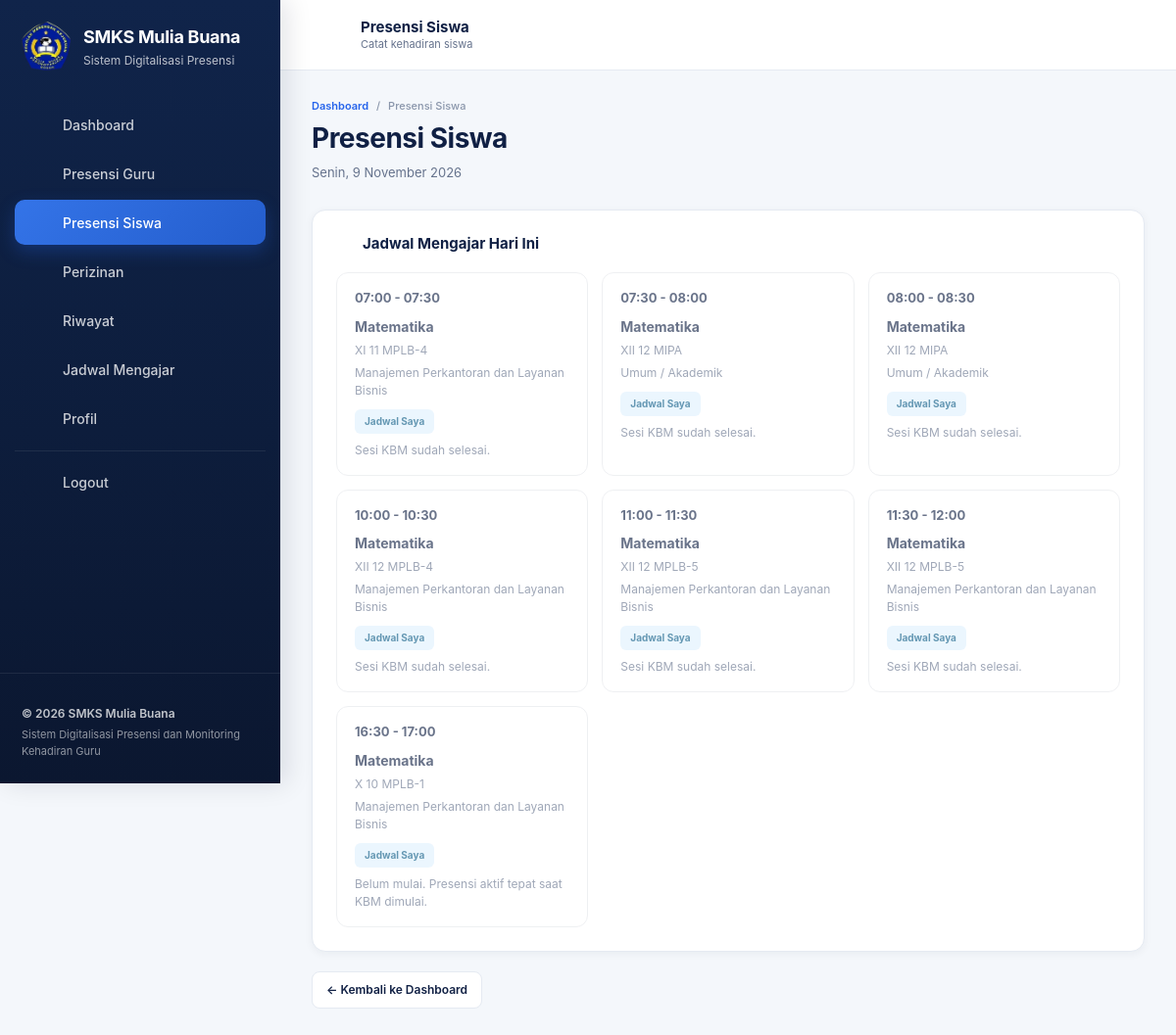
The page /guru/presensi-siswa.php (signed in) on the database its author committed.
### tables this page shows
CREATE TABLE `jadwal` (
  `id` int(10) unsigned NOT NULL AUTO_INCREMENT,
  `guru_id` int(10) unsigned NOT NULL,
  `kelas_id` int(10) unsigned NOT NULL,
  `mapel_id` int(10) unsigned NOT NULL,
  `hari` enum('Senin','Selasa','Rabu','Kamis','Jumat','Sabtu') NOT NULL,
  `jam_mulai` time NOT NULL,
  `jam_selesai` time NOT NULL,
  `created_at` timestamp NOT NULL DEFAULT current_timestamp(),
  `updated_at` timestamp NOT NULL DEFAULT current_timestamp() ON UPDATE current_timestamp(),
  PRIMARY KEY (`id`),
  KEY `fk_jadwal_guru` (`guru_id`),
  KEY `fk_jadwal_kelas` (`kelas_id`),
  KEY `fk_jadwal_mapel` (`mapel_id`),
  CONSTRAINT `fk_jadwal_guru` FOREIGN KEY (`guru_id`) REFERENCES `guru` (`id`) ON UPDATE CASCADE,
  CONSTRAINT `fk_jadwal_kelas` FOREIGN KEY (`kelas_id`) REFERENCES `kelas` (`id`) ON UPDATE CASCADE,
  CONSTRAINT `fk_jadwal_mapel` FOREIGN KEY (`mapel_id`) REFERENCES `mapel` (`id`) ON UPDATE CASCADE
);

CREATE TABLE `mapel` (
  `id` int(10) unsigned NOT NULL AUTO_INCREMENT,
  `kode_mapel` varchar(20) NOT NULL,
  `nama_mapel` varchar(100) NOT NULL,
  `created_at` timestamp NOT NULL DEFAULT current_timestamp(),
  PRIMARY KEY (`id`),
  UNIQUE KEY `kode_mapel` (`kode_mapel`)
);

CREATE TABLE `kelas` (
  `id` int(10) unsigned NOT NULL AUTO_INCREMENT,
  `jurusan_id` int(10) unsigned NOT NULL,
  `tingkat` enum('X','XI','XII') NOT NULL,
  `nama_kelas` varchar(50) NOT NULL,
  `created_at` timestamp NOT NULL DEFAULT current_timestamp(),
  PRIMARY KEY (`id`),
  KEY `fk_kelas_jurusan` (`jurusan_id`),
  CONSTRAINT `fk_kelas_jurusan` FOREIGN KEY (`jurusan_id`) REFERENCES `jurusan` (`id`) ON UPDATE CASCADE
);

CREATE TABLE `jurusan` (
  `id` int(10) unsigned NOT NULL AUTO_INCREMENT,
  `kode_jurusan` varchar(20) NOT NULL,
  `nama_jurusan` varchar(100) NOT NULL,
  `created_at` timestamp NOT NULL DEFAULT current_timestamp(),
  PRIMARY KEY (`id`),
  UNIQUE KEY `kode_jurusan` (`kode_jurusan`)
);

### guru/partials/notif-count.php (called while the page is built, shortened)
<?php
$tanggalHariIni = date('Y-m-d');
$namaHari = [
    'Sunday' => 'Minggu', 'Monday' => 'Senin', 'Tuesday' => 'Selasa',
    'Wednesday' => 'Rabu', 'Thursday' => 'Kamis', 'Friday' => 'Jumat', 'Saturday' => 'Sabtu'
];
$hariIni = $namaHari[date('l')];

### guru/presensi-siswa.php (the view, shortened to what this page needs)
<?php
require_once '../config/database.php';
require_once '../config/helpers.php';
$userId = currentUserId();
$hariIndonesia = [
    'Monday'    => 'Senin',
    'Tuesday'   => 'Selasa',
    'Wednesday' => 'Rabu',
    'Thursday'  => 'Kamis',
    'Friday'    => 'Jumat',
    'Saturday'  => 'Sabtu',
    'Sunday'    => 'Minggu'
];
$tanggalHariIni = date('Y-m-d');
$hariIni = $hariIndonesia[date('l')] ?? '';
$stmt = $pdo->prepare("
    SELECT
        g.id,
        g.nama_lengkap
    FROM guru g
    INNER JOIN users u
        ON u.id = g.user_id
    WHERE g.user_id = ?
      AND g.status = 'aktif'
      AND u.status = 'aktif'
    LIMIT 1
");
$stmt->execute([$userId]);
$guru = $stmt->fetch();
$guruId = (int) $guru['id'];
$stmt = $pdo->prepare("
    SELECT
        j.id,
        j.guru_id,
        j.jam_mulai,
        j.jam_selesai,
        j.kelas_id,
        j.mapel_id,
        m.nama_mapel,
        m.kode_mapel,
        k.nama_kelas,
        k.tingkat,
        jur.nama_jurusan,
        'Normal' AS jenis_jadwal,
        NULL AS pengampu_id,
        NULL AS guru_asal_id,
        NULL AS nama_guru_asal
    FROM jadwal j
    INNER JOIN guru g
        ON g.id = j.guru_id
    INNER JOIN mapel m
        ON m.id = j.mapel_id
    INNER JOIN kelas k
        ON k.id = j.kelas_id
    INNER JOIN jurusan jur
        ON jur.id = k.jurusan_id
    WHERE j.guru_id = ?
      AND g.status = 'aktif'
      AND j.hari = ?
    ORDER BY j.jam_mulai ASC
");
$stmt->execute([
    $guruId,
    $hariIni
]);
$jadwalNormal = $stmt->fetchAll();
$stmt = $pdo->prepare("
    SELECT
        j.id,
        j.guru_id,
        j.jam_mulai,
        j.jam_selesai,
        j.kelas_id,
        j.mapel_id,
        m.nama_mapel,
        m.kode_mapel,
        k.nama_kelas,
        k.tingkat,
        jur.nama_jurusan,
        'Pengganti' AS jenis_jadwal,
        p.id AS pengampu_id,
        p.guru_asal_id,
        ga.nama_lengkap AS nama_guru_asal
    FROM pengampu p
    INNER JOIN jadwal j
        ON j.id = p.jadwal_id
    INNER JOIN guru gp
        ON gp.id = p.guru_pengganti_id
    INNER JOIN guru ga
        ON ga.id = p.guru_asal_id
    INNER JOIN mapel m
        ON m.id = j.mapel_id
    INNER JOIN kelas k
        ON k.id = j.kelas_id
    INNER JOIN jurusan jur
        ON jur.id = k.jurusan_id
    WHERE p.guru_pengganti_id = ?
      AND gp.status = 'aktif'
      AND p.tanggal = ?
      AND p.status = 'Aktif'
      AND j.hari = ?
    ORDER BY j.jam_mulai ASC
");
$stmt->execute([
    $guruId,
    $tanggalHariIni,
    $hariIni
]);
$jadwalPengganti = $stmt->fetchAll();
$jadwalList = array_merge(
    $jadwalNormal,
    $jadwalPengganti
);
usort(
    $jadwalList,
    function ($a, $b) {
        return strcmp($a['jam_mulai'], $b['jam_mulai']);
    }
);
$jadwalAktif = null;
?>
<!DOCTYPE html>
<html lang="id">
<head>
    <link
        rel="stylesheet"
        href="../assets/css/style.css"
    >
</head>
<body>
<div class="app-shell">
    <?php include __DIR__ . '/partials/sidebar.php'; ?>
    <div class="app-main">
        <?php include __DIR__ . '/partials/notif-count.php'; ?>
        <?php include __DIR__ . '/partials/topbar.php'; ?>
        <main class="dashboard-content">
            <div class="dashboard-container">
                <div class="page-header">
                    <div class="breadcrumb">
                        <a href="dashboard.php">
                            Dashboard
                        </a>
                        <span>/</span>
                        <span>
                            Presensi Siswa
                        </span>
                    </div>
                    <h1 class="page-title">
                        Presensi Siswa
                    </h1>
                    <p class="page-description">
                        <?= e($hariIni) ?>,
                        <?= e(formatTanggal($tanggalHariIni)) ?>
                    </p>
                </div>
                <div class="dashboard-card">
                    <div class="dashboard-card-header">
                        <h2 class="dashboard-card-title">
                            <span class="dashboard-card-title-icon">
                                <?= appIcon("users", "", 18) ?>
                            </span>
                            Jadwal Mengajar Hari Ini
                        </h2>
                    </div>
                    <div class="dashboard-card-body">
                        <?php if (!$jadwalList): ?>
                            <div class="empty-state">
                                <div class="empty-state-icon"><?= appIcon("users", "", 48) ?></div>
                                <h3>
                                    Tidak Ada Jadwal
                                </h3>
                                <p>
                                    Tidak ada jadwal mengajar atau
                                    jadwal pengganti untuk hari ini.
                                </p>
                            </div>
                        <?php else: ?>
                            <div class="session-grid">
                                <?php foreach ($jadwalList as $jadwal): ?>
                                    <?php
                                    $isActiveCard =
                                        $jadwalAktif
                                        && (int) $jadwalAktif['id'] === (int) $jadwal['id']
                                        && $jadwalAktif['jenis_jadwal'] === $jadwal['jenis_jadwal'];
                                    $isTimeLocked =
                                        $jadwal['belum_mulai']
                                        || $jadwal['sudah_selesai'];
                                    $cardLocked =
                                        !$jadwal['boleh_presensi'];
                                    $startEpoch = strtotime(
                                        $tanggalHariIni . ' ' . $jadwal['jam_mulai']
                                    );
                                    $endEpoch = strtotime(
                                        $tanggalHariIni . ' ' . $jadwal['jam_selesai']
                                    );
                                    ?>
                                    <a
                                        href="presensi-siswa.php?jadwal_id=<?= (int) $jadwal['id'] ?>"
                                        class="session-card <?= $isActiveCard ? 'active' : '' ?>"
                                        <?= $cardLocked ? 'style="opacity:.62;cursor:not-allowed;"' : '' ?>
                                        <?= $cardLocked ? 'aria-disabled="true"' : '' ?>
                                        <?= $cardLocked ? 'tabindex="-1"' : '' ?>
                                        data-jadwal-id="<?= (int) $jadwal['id'] ?>"
                                        data-jadwal-type="<?= e($jadwal['jenis_jadwal']) ?>"
                                        data-time-lock="<?= $isTimeLocked ? '1' : '0' ?>"
                                        data-start-epoch="<?= (int) $startEpoch ?>"
                                        data-end-epoch="<?= (int) $endEpoch ?>"
                                        data-permanent-lock="<?= (
                                            $jadwal['izin_disetujui']
                                            || $jadwal['sudah_presensi']
                                        ) ? '1' : '0' ?>"
                                        data-lock-reason="<?= e($jadwal['lock_reason']) ?>"
                                        onclick="<?= $cardLocked ? 'return false;' : 'return true;' ?>"
                                    >
                                        <div class="session-time">
                                            <?= e(substr($jadwal['jam_mulai'], 0, 5)) ?>
                                            -
                                            <?= e(substr($jadwal['jam_selesai'], 0, 5)) ?>
                                        </div>
                                        <div class="session-title">
                                            <?= e($jadwal['nama_mapel']) ?>
                                        </div>
                                        <div class="session-info">
                                            <?= e($jadwal['tingkat']) ?>
                                            <?= e($jadwal['nama_kelas']) ?>
                                        </div>
                                        <div class="session-info">
                                            <?= e($jadwal['nama_jurusan']) ?>
                                        </div>
                                        <?php if ($jadwal['jenis_jadwal'] === 'Pengganti'): ?>
                                            <div class="session-badge replacement">
                                                Jadwal Pengganti
                                            </div>
                                            <div class="session-info">
                                                Guru Asal:
                                                <strong>
                                                    <?= e($jadwal['nama_guru_asal']) ?>
                                                </strong>
                                            </div>
                                        <?php else: ?>
                                            <div class="session-badge">
                                                Jadwal Saya
                                            </div>
                                        <?php endif; ?>
                                        <?php if ($jadwal['lock_reason'] !== ''): ?>
                                            <div
                                                class="session-info"
                                                style="margin-top:8px;font-size:12px;"
                                            >
                                                <?= e($jadwal['lock_reason']) ?>
                                            </div>
                                        <?php endif; ?>
                                    </a>
                                <?php endforeach; ?>
                            </div>
                        <?php endif; ?>
                    </div>
                </div>
                <a
                    href="dashboard.php"
                    class="back-link"
                >
                    ← Kembali ke Dashboard
                </a>
            </div>
        </main>
    </div>
</div>
</body>
</html>

### assets/css/style.css (style rules this page uses)
:root { --navy-950: #0b1730; --navy-900: #102044; --navy-800: #15305f; --blue-700: #1d5dcc; --blue-600: #2563eb; --blue-500: #3b82f6; --text-900: #172033; --text-700: #34415a; --text-500: #66738d; --text-400: #8995aa; --bg: #f4f7fb; --white: #ffffff; --border: #e5eaf2; --success: #10b981; --warning: #f59e0b; --danger: #ef4444; --info: #3b82f6; --shadow-sm: 0 2px 8px rgba(16, 32, 68, 0.05); --shadow-md: 0 8px 24px rgba(16, 32, 68, 0.08); --shadow-lg: 0 14px 32px rgba(16, 32, 68, 0.12); --radius-sm: 8px; --radius-md: 14px; --radius-lg: 18px; --sidebar-width: 286px; --transition-base: transform 0.25s cubic-bezier(0.4, 0, 0.2, 1), box-shadow 0.25s cubic-bezier(0.4, 0, 0.2, 1), border-color 0.25s cubic-bezier(0.4, 0, 0.2, 1), background 0.2s ease; }
* { box-sizing: border-box; }
html { scroll-behavior: smooth; }
body { margin: 0; padding: 0; font-family: Inter, -apple-system, BlinkMacSystemFont, "Segoe UI", Roboto, Arial, sans-serif; background: var(--bg); color: var(--text-900); line-height: 1.5; }
a { color: inherit; text-decoration: none; }
.app-shell { min-height: 100vh; display: flex; background: var(--bg); }
.app-main { width: calc(100% - var(--sidebar-width)); margin-left: var(--sidebar-width); min-height: 100vh; }
.dashboard-content { padding: 28px 32px 44px; }
.dashboard-container { width: 100%; max-width: 1450px; margin: 0 auto; }
.page-header { margin-bottom: 24px; }
.breadcrumb { display: flex; align-items: center; gap: 8px; font-size: 11px; font-weight: 500; color: var(--text-500); margin-bottom: 8px; }
.breadcrumb a { color: var(--blue-600); font-weight: 600; }
.breadcrumb span { color: var(--text-400); }
.page-title { margin: 0; font-size: clamp(22px, 2.5vw, 28px); line-height: 1.2; font-weight: 750; letter-spacing: -0.5px; color: var(--navy-900); }
.page-description { margin: 8px 0 0; font-size: 13px; line-height: 1.65; color: var(--text-500); }
.dashboard-card { background: var(--white); border: 1px solid var(--border); border-radius: var(--radius-md); box-shadow: var(--shadow-sm); overflow: hidden; margin-top: 26px; transition: var(--transition-base); }
.dashboard-card-header { display: flex; align-items: center; justify-content: space-between; gap: 12px; padding: 22px 24px 16px; }
.dashboard-card-title { display: flex; align-items: center; gap: 10px; margin: 0; font-size: 15px; font-weight: 700; color: var(--navy-900); }
.dashboard-card-title-icon { color: var(--blue-600); font-size: 17px; }
.dashboard-card-body { padding: 0 24px 24px; }
.session-grid { display: grid; grid-template-columns: repeat(3, minmax(0, 1fr)); gap: 14px; }
.session-card { display: block; padding: 16px 18px; background: #ffffff; border: 1px solid #e5e7eb; border-radius: 12px; text-decoration: none; color: inherit; transition: border-color 0.2s ease, transform 0.2s ease, box-shadow 0.2s ease; }
.session-time { font-weight: 700; font-size: 13px; color: var(--navy-900); margin-bottom: 8px; }
.session-title { font-weight: 700; font-size: 14px; color: var(--navy-900); }
.session-info { margin-top: 5px; font-size: 12px; color: var(--text-500); }
.session-badge { display: inline-block; margin-top: 10px; padding: 5px 10px; border-radius: 6px; font-size: 10px; font-weight: 700; background: #e0f2fe; color: #075985; }
.back-link { display: inline-flex; align-items: center; gap: 6px; margin-top: 20px; padding: 9px 14px; border-radius: 8px; background: #ffffff; border: 1px solid var(--border); color: var(--navy-900); font-size: 12px; font-weight: 600; transition: background 0.15s ease, border-color 0.15s ease; }

### rows shown on the page
jadwal: jam_mulai "07:00", jam_selesai "07:30", mapel.nama_mapel "Matematika", kelas.tingkat "XI", kelas.nama_kelas "11 MPLB-4", jurusan.nama_jurusan "Manajemen Perkantoran dan Layanan Bisnis", lock_reason "Sesi KBM sudah selesai."
jadwal: jam_mulai "07:30", jam_selesai "08:00", mapel.nama_mapel "Matematika", kelas.tingkat "XII", kelas.nama_kelas "12 MIPA", jurusan.nama_jurusan "Umum / Akademik", lock_reason "Sesi KBM sudah selesai."
jadwal: jam_mulai "08:00", jam_selesai "08:30", mapel.nama_mapel "Matematika", kelas.tingkat "XII", kelas.nama_kelas "12 MIPA", jurusan.nama_jurusan "Umum / Akademik", lock_reason "Sesi KBM sudah selesai."
jadwal: jam_mulai "10:00", jam_selesai "10:30", mapel.nama_mapel "Matematika", kelas.tingkat "XII", kelas.nama_kelas "12 MPLB-4", jurusan.nama_jurusan "Manajemen Perkantoran dan Layanan Bisnis", lock_reason "Sesi KBM sudah selesai."
jadwal: jam_mulai "11:00", jam_selesai "11:30", mapel.nama_mapel "Matematika", kelas.tingkat "XII", kelas.nama_kelas "12 MPLB-5", jurusan.nama_jurusan "Manajemen Perkantoran dan Layanan Bisnis", lock_reason "Sesi KBM sudah selesai."
jadwal: jam_mulai "11:30", jam_selesai "12:00", mapel.nama_mapel "Matematika", kelas.tingkat "XII", kelas.nama_kelas "12 MPLB-5", jurusan.nama_jurusan "Manajemen Perkantoran dan Layanan Bisnis", lock_reason "Sesi KBM sudah selesai."
jadwal: jam_mulai "16:30", jam_selesai "17:00", mapel.nama_mapel "Matematika", kelas.tingkat "X", kelas.nama_kelas "10 MPLB-1", jurusan.nama_jurusan "Manajemen Perkantoran dan Layanan Bisnis", lock_reason "Belum mulai. Presensi aktif tepat saat KBM dimulai."

### other values the page prints
$menu['label'] "Dashboard"
$menu['label'] "Presensi Guru"
$menu['label'] "Presensi Siswa"
$menu['label'] "Perizinan"
$menu['label'] "Riwayat"
$menu['label'] "Jadwal Mengajar"
$menu['label'] "Profil"
$pageTitle "Presensi Siswa"
$pageSubtitle "Catat kehadiran siswa"
